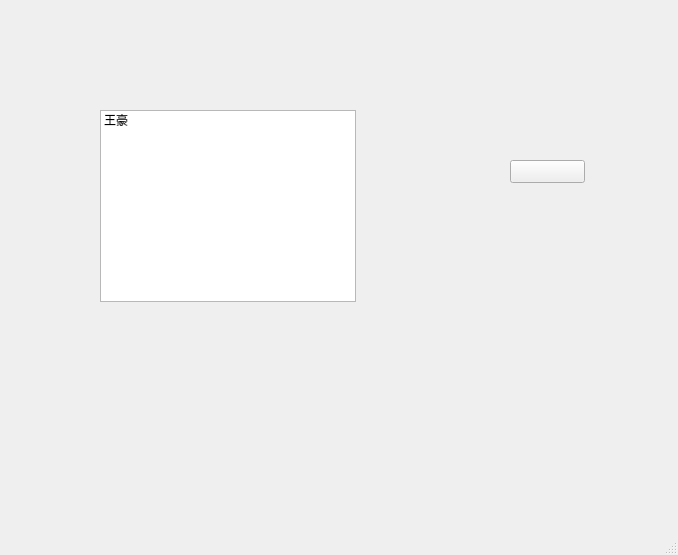
<?xml version="1.0" encoding="UTF-8"?>
<ui version="4.0">
 <class>MainWindow</class>
 <widget class="QMainWindow" name="MainWindow">
  <property name="geometry">
   <rect>
    <x>0</x>
    <y>0</y>
    <width>678</width>
    <height>555</height>
   </rect>
  </property>
  <property name="windowTitle">
   <string>名字</string>
  </property>
  <property name="windowIcon">
   <iconset>
    <normaloff>C:/Users/haofly/.designer/image/Logo.png</normaloff>C:/Users/haofly/.designer/image/Logo.png</iconset>
  </property>
  <widget class="QWidget" name="centralwidget">
   <widget class="QListWidget" name="listWidget">
    <property name="geometry">
     <rect>
      <x>100</x>
      <y>110</y>
      <width>256</width>
      <height>192</height>
     </rect>
    </property>
    <item>
     <property name="text">
      <string>王豪</string>
     </property>
    </item>
   </widget>
   <widget class="QPushButton" name="pushButton">
    <property name="geometry">
     <rect>
      <x>510</x>
      <y>160</y>
      <width>75</width>
      <height>23</height>
     </rect>
    </property>
    <property name="text">
     <string/>
    </property>
    <property name="icon">
     <iconset resource="../image/pic.qrc">
      <normaloff>:/add.png</normaloff>:/add.png</iconset>
    </property>
   </widget>
  </widget>
  <widget class="QStatusBar" name="statusbar"/>
 </widget>
 <resources>
  <include location="../image/pic.qrc"/>
 </resources>
 <connections/>
</ui>
